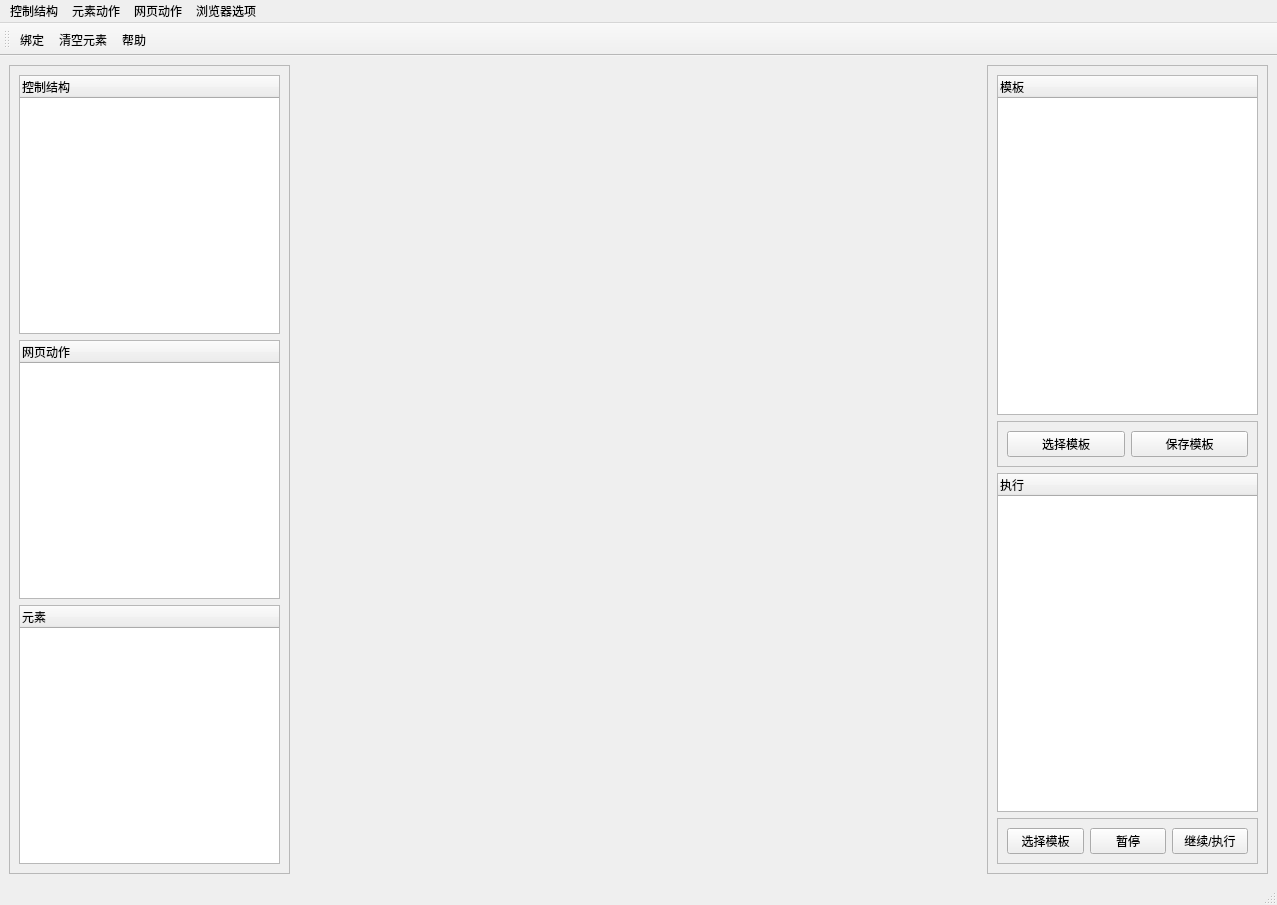
<?xml version="1.0" encoding="UTF-8"?>
<ui version="4.0">
 <class>MainWindow</class>
 <widget class="QMainWindow" name="MainWindow">
  <property name="geometry">
   <rect>
    <x>0</x>
    <y>0</y>
    <width>1277</width>
    <height>905</height>
   </rect>
  </property>
  <property name="windowTitle">
   <string>MainWindow</string>
  </property>
  <widget class="QWidget" name="centralwidget">
   <layout class="QHBoxLayout" name="horizontalLayout">
    <item>
     <widget class="QFrame" name="frame">
      <property name="maximumSize">
       <size>
        <width>281</width>
        <height>16777215</height>
       </size>
      </property>
      <property name="frameShape">
       <enum>QFrame::StyledPanel</enum>
      </property>
      <property name="frameShadow">
       <enum>QFrame::Raised</enum>
      </property>
      <layout class="QVBoxLayout" name="verticalLayout">
       <item>
        <widget class="QTreeWidget" name="structTree">
         <column>
          <property name="text">
           <string>控制结构</string>
          </property>
         </column>
        </widget>
       </item>
       <item>
        <widget class="QTreeWidget" name="pageTree">
         <column>
          <property name="text">
           <string>网页动作</string>
          </property>
         </column>
        </widget>
       </item>
       <item>
        <widget class="QTreeWidget" name="elementTree">
         <column>
          <property name="text">
           <string>元素</string>
          </property>
         </column>
        </widget>
       </item>
      </layout>
     </widget>
    </item>
    <item>
     <widget class="QWidget" name="middle" native="true"/>
    </item>
    <item>
     <widget class="QFrame" name="frame_2">
      <property name="maximumSize">
       <size>
        <width>281</width>
        <height>16777215</height>
       </size>
      </property>
      <property name="frameShape">
       <enum>QFrame::StyledPanel</enum>
      </property>
      <property name="frameShadow">
       <enum>QFrame::Raised</enum>
      </property>
      <layout class="QVBoxLayout" name="verticalLayout_2">
       <item>
        <widget class="QTreeWidget" name="rightTree">
         <property name="mouseTracking">
          <bool>false</bool>
         </property>
         <column>
          <property name="text">
           <string>模板</string>
          </property>
         </column>
        </widget>
       </item>
       <item>
        <widget class="QFrame" name="frame_3">
         <property name="frameShape">
          <enum>QFrame::StyledPanel</enum>
         </property>
         <property name="frameShadow">
          <enum>QFrame::Raised</enum>
         </property>
         <layout class="QHBoxLayout" name="horizontalLayout_3">
          <item>
           <widget class="QPushButton" name="selectDemoButton">
            <property name="text">
             <string>选择模板</string>
            </property>
           </widget>
          </item>
          <item>
           <widget class="QPushButton" name="saveDemoButton">
            <property name="text">
             <string>保存模板</string>
            </property>
           </widget>
          </item>
         </layout>
        </widget>
       </item>
       <item>
        <widget class="QTreeWidget" name="taskTree">
         <column>
          <property name="text">
           <string>执行</string>
          </property>
         </column>
        </widget>
       </item>
       <item>
        <widget class="QFrame" name="frame_4">
         <property name="frameShape">
          <enum>QFrame::StyledPanel</enum>
         </property>
         <property name="frameShadow">
          <enum>QFrame::Raised</enum>
         </property>
         <layout class="QHBoxLayout" name="horizontalLayout_4">
          <item>
           <widget class="QPushButton" name="selectTaskButton">
            <property name="text">
             <string>选择模板</string>
            </property>
           </widget>
          </item>
          <item>
           <widget class="QPushButton" name="pauseTaskButton">
            <property name="text">
             <string>暂停</string>
            </property>
           </widget>
          </item>
          <item>
           <widget class="QPushButton" name="startTaskButton">
            <property name="text">
             <string>继续/执行</string>
            </property>
           </widget>
          </item>
         </layout>
        </widget>
       </item>
      </layout>
     </widget>
    </item>
   </layout>
  </widget>
  <widget class="QStatusBar" name="statusbar"/>
  <widget class="QMenuBar" name="menuBar">
   <property name="geometry">
    <rect>
     <x>0</x>
     <y>0</y>
     <width>1277</width>
     <height>26</height>
    </rect>
   </property>
   <widget class="QMenu" name="elementMenu">
    <property name="title">
     <string>元素动作</string>
    </property>
   </widget>
   <widget class="QMenu" name="chromeMenu">
    <property name="title">
     <string>浏览器选项</string>
    </property>
   </widget>
   <widget class="QMenu" name="pageMenu">
    <property name="title">
     <string>网页动作</string>
    </property>
   </widget>
   <widget class="QMenu" name="structMenu">
    <property name="title">
     <string>控制结构</string>
    </property>
   </widget>
   <addaction name="structMenu"/>
   <addaction name="elementMenu"/>
   <addaction name="pageMenu"/>
   <addaction name="chromeMenu"/>
  </widget>
  <widget class="QToolBar" name="toolBar">
   <property name="windowTitle">
    <string>toolBar</string>
   </property>
   <attribute name="toolBarArea">
    <enum>TopToolBarArea</enum>
   </attribute>
   <attribute name="toolBarBreak">
    <bool>false</bool>
   </attribute>
   <addaction name="actionBind"/>
   <addaction name="actionRemoveElements"/>
   <addaction name="actionHelp"/>
  </widget>
  <action name="actionBind">
   <property name="text">
    <string>绑定</string>
   </property>
   <property name="toolTip">
    <string>Tags bind</string>
   </property>
  </action>
  <action name="actionRemoveElements">
   <property name="text">
    <string>清空元素</string>
   </property>
  </action>
  <action name="actionHelp">
   <property name="text">
    <string>帮助</string>
   </property>
  </action>
 </widget>
 <resources/>
 <connections/>
 <slots>
  <signal>signal1()</signal>
  <slot>middleClick()</slot>
 </slots>
</ui>
